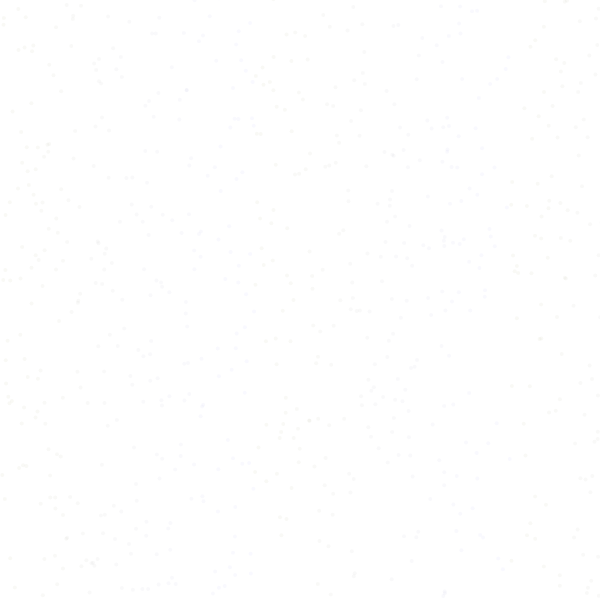
Frame 1 (no input)
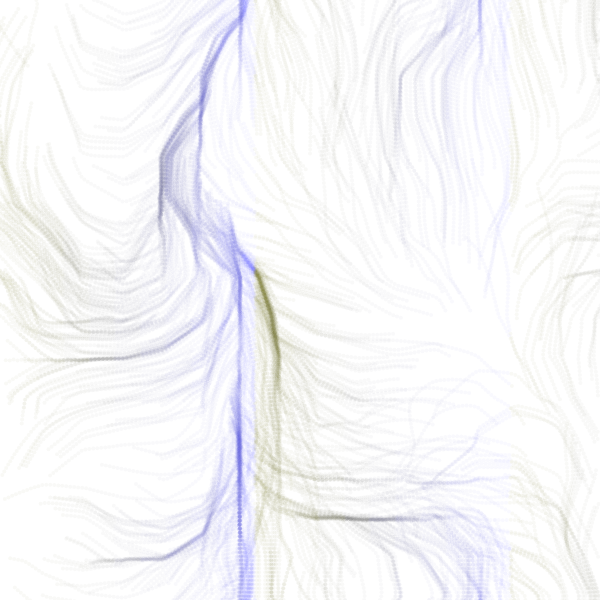
Frame 60 (no input)
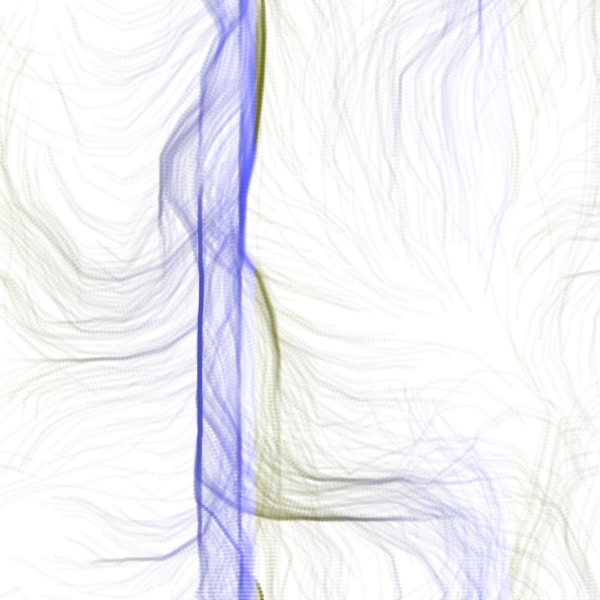
Frame 120 (the mouse pressed at the canvas centre since frame 60)

The p5.js sketch that drew these frames (run headless with seeded random() and noise() and a simulated clock; from frame 60 on, the mouse is pressed at the canvas centre):

// p5.js sketch
// ── sketch.js
//Maor Assayag
// Perlin Noise as a flow field.

var inc = 0.1;
var scl = 40;
var cols, rows;
var zoff = 0; //3D
var particles = [];
var fr;
var flowfield;

function setup() {
    createCanvas(600,600);
    background(255);
    cols = floor(width/scl);
    rows = floor(height/scl);
    fr = createP('');
    flowfield = new Array(cols * rows);
    for (var i=0; i<700; i++){
        particles[i] = new Particle();
    }
}

function draw() {
    var yoff = 0; // y offset
    for (var y = 0; y < rows; y++){
        var xoff = 0; // x offset
        for (var x = 0; x < cols; x++){
            var index = (x + y * cols);
            var angle = noise(xoff, yoff, zoff) * TWO_PI * 2;
            var v = p5.Vector.fromAngle(angle);
            v.setMag(4);
            flowfield[index] = v;
            xoff += inc;
           // strokeWeight(1);  // for something goffie check out thus lines!:)
         //  stroke(0,10);
            push();
            translate(x*scl,y*scl);
            rotate(v.heading());
           // line (0,0,scl,0);
            pop();
        }
        yoff +=inc;
        zoff +=0.0004;
    }
    
    for (var i=0; i<particles.length; i++){
        particles[i].follow(flowfield);
        particles[i].update();
        particles[i].edges();
        particles[i].show();
    }
    fr.html(floor(frameRate()));
}
// ── particle.js
function Particle() {
    this.pos = createVector(random(width),random(height));
    this.vel = createVector(0,0);
    this.acc = createVector(0,0);
    this.maxvel = 4;
    this.prevpos = this.pos;

    
    this.update = function() {
        this.vel.add(this.acc);
        this.vel.limit(this.maxvel);
        this.pos.add(this.vel);
        this.acc.mult(0); 
    }
    
    this.applyForce = function(force){
        this.acc.add(force);
    }
    
    this.show = function() {
        
        strokeWeight(4);
        stroke(100,100,(this.pos.x)%255,10);
        line(this.pos.x,this.pos.y,this.prevpos.x,this.prevpos.y);
        this.updatePrev();
    }
    
    this.updatePrev = function(){
        this.prevpos.x = this.pos.x;
        this.prevpos.y = this.pos.y;
    }
    
    this.edges = function() {
        if (this.pos.x > width+4) {
            this.pos.x = 0;
            this.updatePrev();
        }
        if (this.pos.x < -4){
           this.pos.x = width;
           this.updatePrev();        
        } 
        if (this.pos.y > height + 4){
          this.pos.y = 0;
          this.updatePrev(); 
        } 
        if (this.pos.y < -4){
          this.pos.y = height; 
          this.updatePrev();
        } 
    }
    
    this.follow = function(flowfield) {
        var x = floor(this.pos.x / scl);
        var y = floor(this.pos.y / scl);
        var index = x + y * cols;
        var force = flowfield[index];
        this.applyForce(force);
        
    }
}
